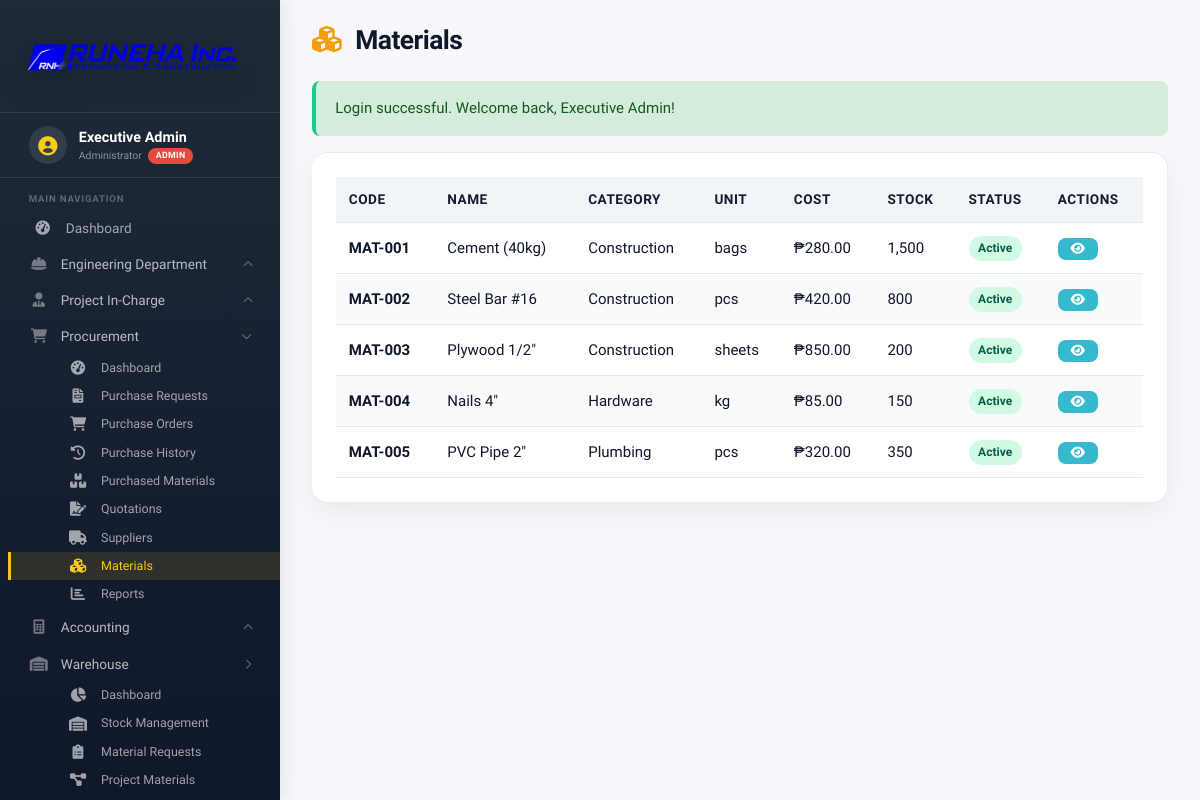
The page /modules/procurement/materials.php (signed in) on the database its author committed.
### tables this page shows
CREATE TABLE IF NOT EXISTS `materials` (
  `id` BIGINT UNSIGNED NOT NULL AUTO_INCREMENT,
  `material_code` VARCHAR(50) NOT NULL,
  `name` VARCHAR(200) NOT NULL,
  `description` TEXT NULL,
  `category` VARCHAR(100) NULL,
  `unit` VARCHAR(30) NOT NULL DEFAULT 'pcs',
  `cost_per_unit` DECIMAL(15,2) NOT NULL DEFAULT 0.00,
  `min_stock` INT UNSIGNED NOT NULL DEFAULT 0,
  `max_stock` INT UNSIGNED NOT NULL DEFAULT 0,
  `current_stock` INT NOT NULL DEFAULT 0,
  `supplier` VARCHAR(200) NULL,
  `supplier_id` BIGINT UNSIGNED NULL,
  `status` ENUM('active','inactive') NOT NULL DEFAULT 'active',
  `created_by` BIGINT UNSIGNED NULL,
  `created_at` TIMESTAMP NOT NULL DEFAULT CURRENT_TIMESTAMP,
  `updated_at` TIMESTAMP NULL DEFAULT NULL ON UPDATE CURRENT_TIMESTAMP,
  PRIMARY KEY (`id`),
  UNIQUE KEY `uq_materials_code` (`material_code`),
  KEY `idx_materials_supplier` (`supplier_id`),
  KEY `idx_materials_creator` (`created_by`),
  CONSTRAINT `fk_materials_supplier` FOREIGN KEY (`supplier_id`) REFERENCES `suppliers` (`id`) ON DELETE SET NULL ON UPDATE CASCADE,
  CONSTRAINT `fk_materials_creator` FOREIGN KEY (`created_by`) REFERENCES `users` (`id`) ON DELETE SET NULL ON UPDATE CASCADE
);

### modules/procurement/materials.php (the view, shortened to what this page needs)
<?php
require_once '../../includes/auth.php';
$page_title = 'Materials';
$action = $_GET['action'] ?? 'list';
$materials = [];
try {
    $query = "SELECT * FROM materials ORDER BY created_at DESC";
    $materials = $pdo->query($query)->fetchAll();
} catch (PDOException $e) {
    $error = userDatabaseError($e);
}
$material_details = null;
include '../../includes/header.php';
?>
<div class="page-header">
    <h1><i class="fas fa-cubes"></i> <?php echo $page_title; ?></h1>
</div>
<?php if (isset($_SESSION['success'])): ?>
    <div class="alert alert-success"><?php echo htmlspecialchars($_SESSION['success']); unset($_SESSION['success']); ?></div>
<?php endif; ?>
<?php if ($action === 'add' || $action === 'edit'): ?>
<div class="card">
    <h3><?php echo $action === 'add' ? 'Create New' : 'Edit'; ?> Material</h3>
    <form method="POST">
        <?php if ($action === 'edit'): ?>
            <input type="hidden" name="update_material" value="1">
            <input type="hidden" name="material_code" value="<?php echo htmlspecialchars($material_details['material_code']); ?>">
        <?php else: ?>
            <input type="hidden" name="add_material" value="1">
        <?php endif; ?>
        <div class="form-row">
            <div class="form-group">
                <label>Material Code</label>
                <input type="text" value="<?php echo $action === 'edit' ? htmlspecialchars($material_details['material_code']) : generateMaterialCode(); ?>" disabled style="background:#f1f5f9;">
                <?php if ($action === 'add'): ?>
                    <input type="hidden" name="material_code" value="<?php echo generateMaterialCode(); ?>">
                <?php endif; ?>
            </div>
            <div class="form-group">
                <label class="required">Material Name</label>
                <input type="text" name="name" required value="<?php echo htmlspecialchars($material_details['name'] ?? ''); ?>">
            </div>
        </div>
        <div class="form-row">
            <div class="form-group">
                <label>Category</label>
                <input type="text" name="category" value="<?php echo htmlspecialchars($material_details['category'] ?? ''); ?>">
            </div>
            <div class="form-group">
                <label>Unit</label>
                <input type="text" name="unit" value="<?php echo htmlspecialchars($material_details['unit'] ?? 'pcs'); ?>">
            </div>
        </div>
        <div class="form-row">
            <div class="form-group">
                <label>Cost per Unit (₱)</label>
                <input type="number" step="0.01" name="cost_per_unit" value="<?php echo $material_details['cost_per_unit'] ?? 0; ?>" min="0">
            </div>
            <div class="form-group">
                <label>Current Stock</label>
                <input type="number" name="current_stock" value="<?php echo $material_details['current_stock'] ?? 0; ?>" min="0">
            </div>
        </div>
        <div class="form-row">
            <div class="form-group">
                <label>Min Stock</label>
                <input type="number" name="min_stock" value="<?php echo $material_details['min_stock'] ?? 0; ?>" min="0">
            </div>
            <div class="form-group">
                <label>Max Stock</label>
                <input type="number" name="max_stock" value="<?php echo $material_details['max_stock'] ?? 0; ?>" min="0">
            </div>
        </div>
        <div class="form-row">
            <div class="form-group">
                <label>Supplier</label>
                <input type="text" name="supplier" value="<?php echo htmlspecialchars($material_details['supplier'] ?? ''); ?>">
            </div>
            <div class="form-group">
                <label>Status</label>
                <select name="status">
                    <option value="active" <?php echo ($material_details['status'] ?? '') == 'active' ? 'selected' : ''; ?>>Active</option>
                    <option value="inactive" <?php echo ($material_details['status'] ?? '') == 'inactive' ? 'selected' : ''; ?>>Inactive</option>
                </select>
            </div>
        </div>
        <div class="form-group">
            <label>Description</label>
            <textarea name="description" rows="3"><?php echo htmlspecialchars($material_details['description'] ?? ''); ?></textarea>
        </div>
        <div style="margin-top:1.5rem;">
            <button type="submit" class="btn btn-primary"><i class="fas fa-save"></i> <?php echo $action === 'add' ? 'Create' : 'Update'; ?> Material</button>
            <a href="materials.php" class="btn btn-secondary">Cancel</a>
        </div>
    </form>
</div>
<?php else: ?>
<div class="card">
    <div class="table-responsive">
        <table class="table" id="materialTable">
            <thead>
                <tr>
                    <th onclick="sortTable('materialTable', 0)">Code</th>
                    <th onclick="sortTable('materialTable', 1)">Name</th>
                    <th onclick="sortTable('materialTable', 2)">Category</th>
                    <th onclick="sortTable('materialTable', 3)">Unit</th>
                    <th onclick="sortTable('materialTable', 4)">Cost</th>
                    <th onclick="sortTable('materialTable', 5)">Stock</th>
                    <th onclick="sortTable('materialTable', 6)">Status</th>
                    <th>Actions</th>
                </tr>
            </thead>
            <tbody>
                <?php if (empty($materials)): ?>
                    <tr>
                        <td colspan="8" style="text-align:center;color:#94a3b8;padding:2rem;">No materials found.</td>
                    </tr>
                <?php else: ?>
                    <?php foreach ($materials as $material): ?>
                    <tr>
                        <td><strong><?php echo htmlspecialchars($material['material_code']); ?></strong></td>
                        <td><?php echo htmlspecialchars($material['name']); ?></td>
                        <td><?php echo htmlspecialchars($material['category'] ?? 'N/A'); ?></td>
                        <td><?php echo htmlspecialchars($material['unit']); ?></td>
                        <td>₱<?php echo number_format($material['cost_per_unit'] ?? 0, 2); ?></td>
                        <td>
                            <?php echo number_format($material['current_stock'] ?? 0); ?>
                        </td>
                        <td><span class="badge badge-<?php echo $material['status']; ?>"><?php echo ucfirst($material['status']); ?></span></td>
                        <td>
                            <a href="?action=view&id=<?php echo $material['id']; ?>" class="btn btn-sm btn-info"><i class="fas fa-eye"></i></a>
                        </td>
                    </tr>
                    <?php endforeach; ?>
                <?php endif; ?>
            </tbody>
        </table>
    </div>
</div>
<?php endif; ?>
<?php include '../../includes/footer.php'; ?>

### assets/css/style.css (style rules this page uses)
:root { --navy: #1e2a3a; --navy-dark: #0f172a; --amber: #f59e0b; --off-white: #f8fafc; --border: #e2e8f0; --muted: #64748b; --shadow: 0 4px 12px rgba(15, 23, 42, 0.06); --radius: 16px; --text-title: 1.65rem; --text-card: 1.05rem; --text-stat: 1.85rem; --text-label: 0.8rem; }
* { margin: 0; padding: 0; box-sizing: border-box; }
body { font-family: 'Segoe UI', Tahoma, Geneva, Verdana, sans-serif; background: var(--off-white); color: var(--navy-dark); min-height: 100vh; font-size: 15px; line-height: 1.5; }
h1, h2, h3 { color: var(--navy-dark); font-weight: 700; line-height: 1.25; }
h1 { font-size: var(--text-title); letter-spacing: -0.03em; }
.btn { display: inline-flex; align-items: center; gap: 0.5rem; padding: 0.6rem 1.2rem; border: none; border-radius: 8px; font-size: 0.9rem; font-weight: 600; cursor: pointer; text-decoration: none; transition: all 0.2s ease; }
.btn-sm { padding: 0.3rem 0.8rem; font-size: 0.8rem; }
.btn-info { background: #36b9cc; color: white; }
.card { background: #ffffff; border-radius: 16px; padding: 1.5rem; box-shadow: var(--shadow); margin-bottom: 1.5rem; }
.table-responsive { overflow-x: auto; }
.table { width: 100%; border-collapse: collapse; }
.table th, .table td { padding: 0.8rem; text-align: left; border-bottom: 1px solid var(--border); }
.table tbody tr:nth-child(even) { background: #f8fafc; }
.table th { background: #f1f5f9; font-weight: 600; color: #1a1a2e; font-size: 0.85rem; text-transform: uppercase; letter-spacing: 0.5px; }
.badge { display: inline-block; padding: 0.2rem 0.6rem; border-radius: 20px; font-size: 0.75rem; font-weight: 600; }
.badge-active { background: #d1fae5; color: #065f46; }
.alert { padding: 1rem 1.2rem; border-radius: 8px; margin-bottom: 1rem; border-left: 4px solid transparent; }
.alert-success { background: #d4edda; color: #155724; border-left-color: #1cc88a; }
.page-header { display: flex; justify-content: space-between; align-items: center; margin-bottom: 1.5rem; flex-wrap: wrap; gap: 1rem; }
.page-header h1 { font-size: 1.65rem; color: var(--navy-dark); margin: 0; letter-spacing: -0.02em; }
.page-header h1 i { color: #f59e0b; margin-right: 0.5rem; }
:root { --off-white: #f6f8fb; --shadow: 0 10px 28px rgba(15, 23, 42, 0.06); --shadow-hover: 0 16px 34px rgba(15, 23, 42, 0.1); --success: #16a085; --danger: #e76f51; --info: #4f8cc9; }
body { font-family: 'Plus Jakarta Sans', 'Segoe UI', Tahoma, sans-serif; background: var(--off-white); }
.card, .stat-card, .quick-action { border: 1px solid rgba(226, 232, 240, 0.8); border-left: 0; border-radius: 16px; box-shadow: var(--shadow); }

### rows shown on the page
materials: material_code "MAT-001", name "Cement (40kg)", category "Construction", unit "bags", cost_per_unit "280.00", current_stock "1,500", status "Active"
materials: material_code "MAT-002", name "Steel Bar #16", category "Construction", unit "pcs", cost_per_unit "420.00", current_stock "800", status "Active"
materials: material_code "MAT-003", name "Plywood 1/2\"", category "Construction", unit "sheets", cost_per_unit "850.00", current_stock "200", status "Active"
materials: material_code "MAT-004", name "Nails 4\"", category "Hardware", unit "kg", cost_per_unit "85.00", current_stock "150", status "Active"
materials: material_code "MAT-005", name "PVC Pipe 2\"", category "Plumbing", unit "pcs", cost_per_unit "320.00", current_stock "350", status "Active"

### other values the page prints
$_SESSION['full_name'] "Executive Admin"
getDepartmentName($department) "Administrator"
$page_title "Materials"
$_SESSION['success'] "Login successful. Welcome back, Executive Admin!"
